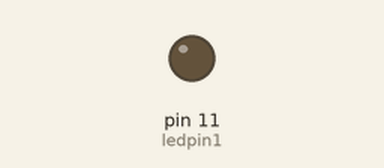
Bench run of a sketch on a simulated Arduino Uno, built with avr-gcc and run on an emulated ATmega328P. Parts: output pins drawn as LEDs (lit = HIGH). Dashed ring = blinking.

Above: at 1.0 s.
At 2.5 s:
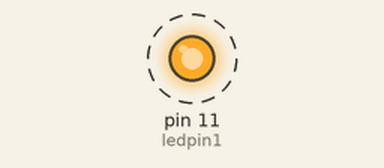
Timing chart, 0 to 4.6 s (numbered marks = the images above):
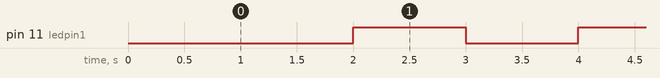

Measured:
- by itself, pin 11 (ledpin1): alternates HIGH for 1.0 s and LOW for 1.0 s

The sketch:

VLC_digital_2bit.ino
```cpp
#include <TimerOne.h>

#define BUFFER_SIZE 5
#define MAX 50

const int ledpin1 = 11;
int counter1 = 0;
bool ledState = true;
int counter=0;

void setup(void)
{
  pinMode(ledpin1, OUTPUT);
  //* Value for timer = 10^6/freq(hz)
  //Timer1.initialize(1000000);  //1sec interrupt
  Timer1.initialize(1000000);
  Timer1.attachInterrupt(blinkLED);
}
void blinkLED(void)
{
  ledState = !ledState;
  digitalWrite(ledpin1, ledState);
}
void loop(void)
{}
```
